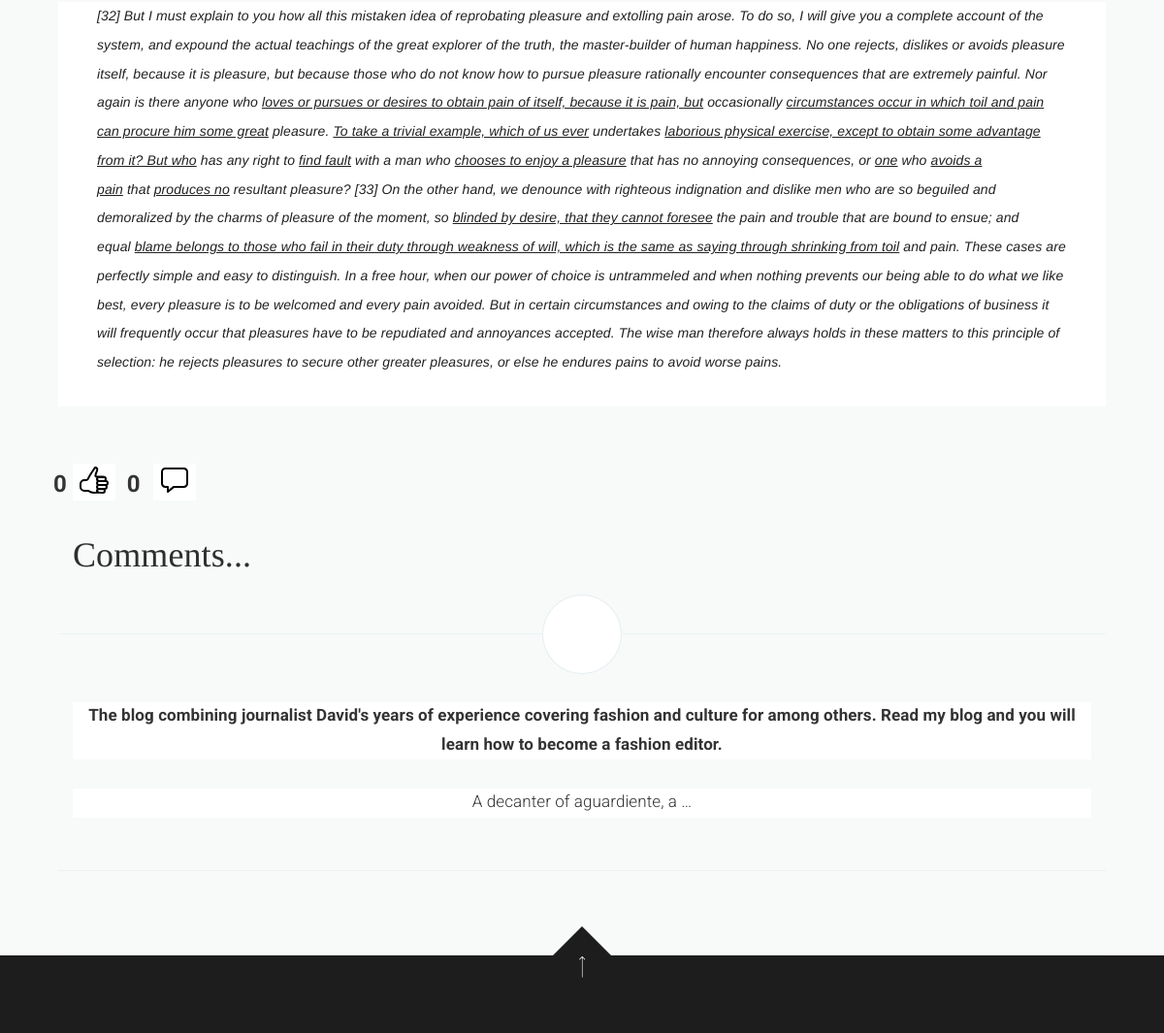
Before: /article/28 (lower part) with the older database file.
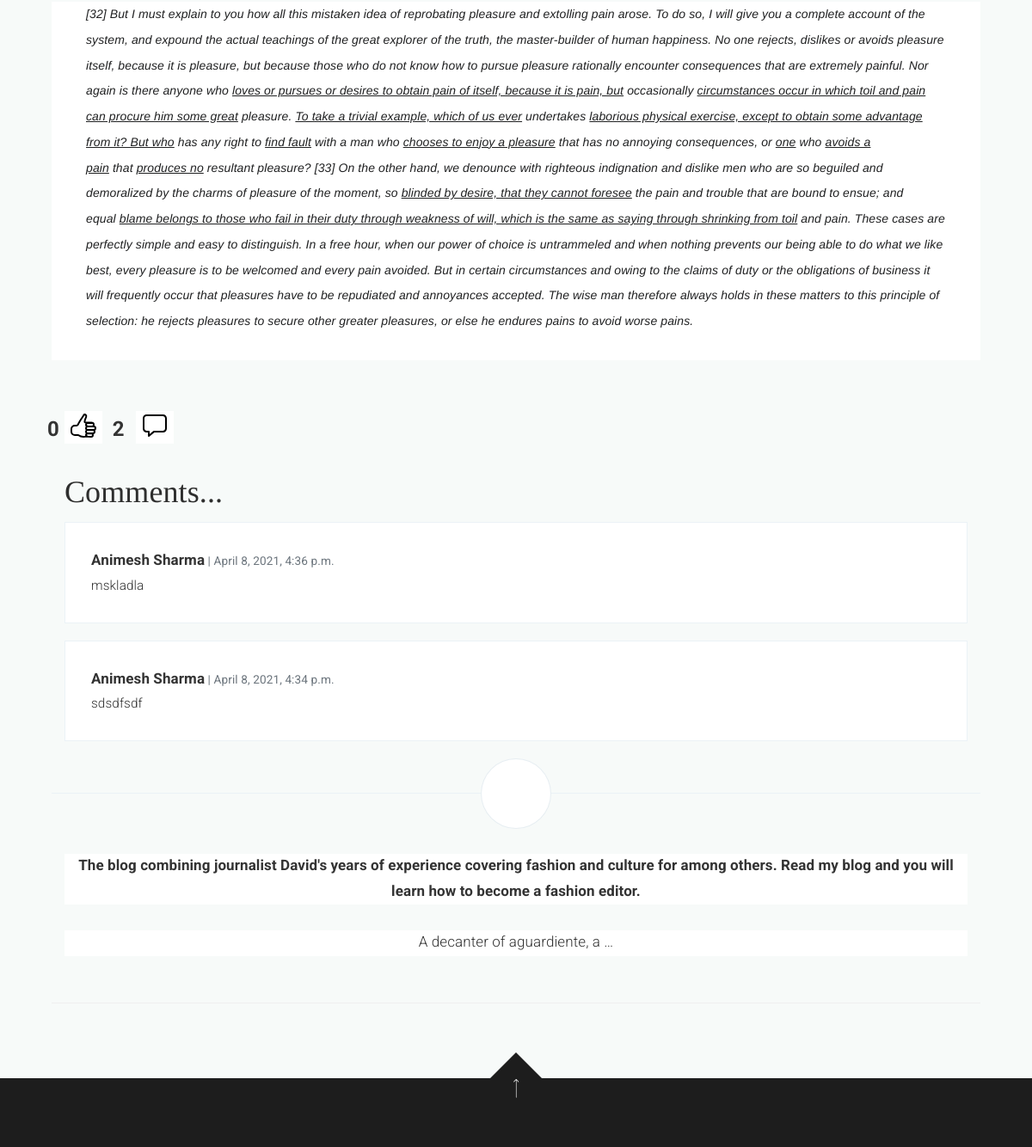
After: the same page with the newer database file.
### theblog/models.py (models this page shows, shortened)
class Post(models.Model):
    title = models.CharField(max_length=255)
    header_image = models.ImageField(null=True, blank=True, upload_to='images/')
    author = models.ForeignKey(User, on_delete=models.CASCADE)
    body = models.TextField()
    created_at = models.DateTimeField(auto_now_add=True)
    updated_at = models.DateTimeField(auto_now=True)
    likes = models.ManyToManyField(User, related_name='blog_posts')
    def total_likes(self):
        return self.likes.count()

class UserProfile(models.Model):
    user = models.OneToOneField(User, null=True, on_delete=models.CASCADE)
    bio = models.TextField()
    profile_pic = models.ImageField(null=True, blank=True, upload_to='images/profile/')

class Comment(models.Model):
    post = models.ForeignKey(Post, related_name='comments', on_delete=models.CASCADE)
    name = models.CharField(max_length=255)
    body = models.TextField()
    date_added = models.DateTimeField(auto_now_add=True)

### theblog/views.py (the view, shortened to what this page needs)
# urls.py: path('article/<int:pk>', ArticleView.as_view(), name='article'),
class ArticleView(DetailView, CreateView):
    model = Post
    form_class = CommentForm
    template_name = 'article.html'
    def get_context_data(self, *args, **kwargs):
        context = super(ArticleView, self).get_context_data()
        post = Post.objects.get(id=self.kwargs['pk'])
        title = post.title
        body = post.body
        author_id = post.author.id
        author_fname = post.author.first_name
        author_lname = post.author.last_name
        post_id = post.id
        created_at = post.created_at
        comments = reversed(post.comments.all())
        comments_count = len(post.comments.all())
        stuff = get_object_or_404(Post, id=self.kwargs['pk'])
        total_likes = stuff.total_likes()
        context['total_likes'] = total_likes
        context['body'] = body
        context['author_id'] = author_id
        context['title'] = title
        context['created_at'] = created_at
        context['post_id'] = post_id
        context['comments'] = comments
        context['author_fname'] = author_fname
        context['author_lname'] = author_lname
        context['comments_count'] = comments_count
        return context

### theblog/templates/article.html (shortened to what this page needs)
{% extends 'main.html' %}
{% load static %}
{% block extra_css %}
	<link rel="stylesheet" href="https://maxcdn.bootstrapcdn.com/bootstrap/4.5.2/css/bootstrap.min.css">
{% endblock %}
{% block content %}
	<main class="container" role="main">
		<div class="wraps container">
			<div class="post featured">
				<div class="post-content">
					<br>
					<p>
						{{ body|safe }}
					</p>
					<br>
					{% if user.is_authenticated %}
						<form action="{% url 'like_post' post_id %}" method="POST" class='container'>
							{% csrf_token %}
							<div class='d-inline position-absolute' style="margin-left: -20px; margin-top: 7px;">
								<span class='font-weight-bold' style="font-size: x-large;">{{ total_likes }}</span>
							</div>
							<div class='d-inline mr-2'>
								<button type="submit" name="post_id" value="{{ post_id }}" class='bg-white border-0'> <ion-icon name="thumbs-up-outline" style="font-size:xx-large"></ion-icon></button>
							</div>
							<div class='d-inline position-absolute ml-1' style="margin-left: -20px; margin-top: 7px;">
								<span class='font-weight-bold' style="font-size: x-large;">{{ comments_count }}</span>
							</div>
							<div class="d-inline ml-5">
								<button name="post_id" value="{{ post_id }}" class='bg-white border-0 comment'> <ion-icon name="chatbox-outline" style="font-size:xx-large"></ion-icon></button>
							</div>
						</form>
						<br>
						<form method="POST" class='container d-none comment-form' id='comment-form'>
							{% csrf_token %}
							{{ form.as_p }}
							<textarea id="editor" cols="30" rows="10", placeholder="Type your comment here..."></textarea>
							<br>
							<button class='btn btn-secondary btn-lg submit' type="submit">Comment</button>
						</form>
					{% else %}
						<form class="container" action="{% url 'login' %}">
							<div class='d-inline position-absolute' style="margin-left: -20px; margin-top: 7px;">
								<span class='font-weight-bold' style="font-size: x-large;">{{ total_likes }}</span>
							</div>
							<div class='d-inline mr-2'>
								<button type="submit" name="post_id" value="{{ post_id }}" class='bg-white border-0'> <ion-icon name="thumbs-up-outline" style="font-size:xx-large"></ion-icon></button>
							</div>
							<div class='d-inline position-absolute ml-1' style="margin-left: -20px; margin-top: 7px;">
								<span class='font-weight-bold' style="font-size: x-large;">{{ comments_count }}</span>
							</div>
							<div class="d-inline ml-5">
								<button name="id" value="{{ post_id }}" class='bg-white border-0'> <ion-icon name="chatbox-outline" style="font-size:xx-large"></ion-icon></button>
							</div>
						</form>
					{% endif %}
					<br>
					<div class="comment-section container">
						<h2>Comments...</h2>
						{% if not comments %}
							<p>No Comments yet!</p>
						{% else %}
							{% for comment in comments %}
								<div class="grid-item" style="width: 100%;">
									<article class="post">
									<div class="wrapgriditem">
										<header class="post-header">
											<strong>{{ comment.name }}</strong><small class='text-secondary'> | {{ comment.date_added }}</small>
											</header>
										<section class="post-excerpt">
											<p>
												{{ comment.body|truncatechars_html:'200'|safe }}
											</p>
										</section>
									</div>
									</article>
								</div>
							{% endfor %}
						{% endif %}
					</div>
				</div>
				<footer class="post-footer container text-center">
					<figure class="author-image">
					<a class="img" href="{% url 'about' %}" style="background-image: url({{ post.author.userprofile.profile_pic.url }}"><span class="hidden">David's Picture</span>
					</figure>
					<section class="author container">
					<p class='container'>
						{{ post.author.userprofile.bio|truncatechars_html:'200'|safe }}
					</p>
					</section></a>
					<hr>
				</footer>
			</div>
		</div>
	</main>
	{% include 'back_to_top.html' %}
{% endblock %}

### theblog/templates/main.html (shortened to what this page needs)
{% load static %}
<!DOCTYPE html>
<html>
<head>
<link rel="stylesheet" href="https://maxcdn.bootstrapcdn.com/bootstrap/4.5.2/css/bootstrap.min.css">
{% block extra_css %}
{% endblock %}
<link rel="stylesheet" type="text/css" href="{% static '/css/screen.css' %}"/>
</head>
<body class="home-template">
    <div class="site-wrapper">
        {% block content %}
        {% endblock %}
    </div>
</body>
</html>

### theblog/templates/back_to_top.html
<footer class="site-footer clearfix">
    <a href="#top" id="back-to-top" class="back-top"></a>
</footer>

Changed rows visible on the page:
added Comment: name "Animesh Sharma", date_added "April 8, 2021, 4:36 p.m.", body "mskladla"
added Comment: name "Animesh Sharma", date_added "April 8, 2021, 4:34 p.m.", body "sdsdfsdf"
Other visible differences:
{{ comments_count }}: "0" → "2"
